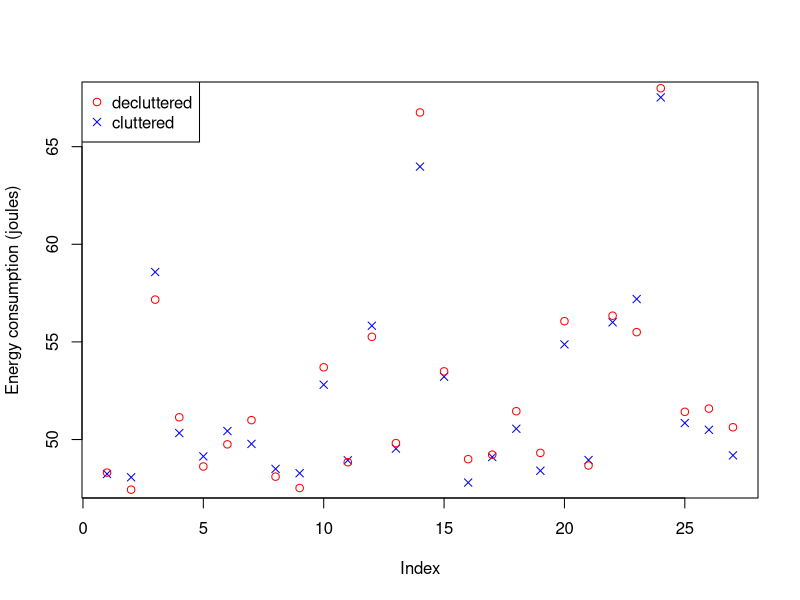
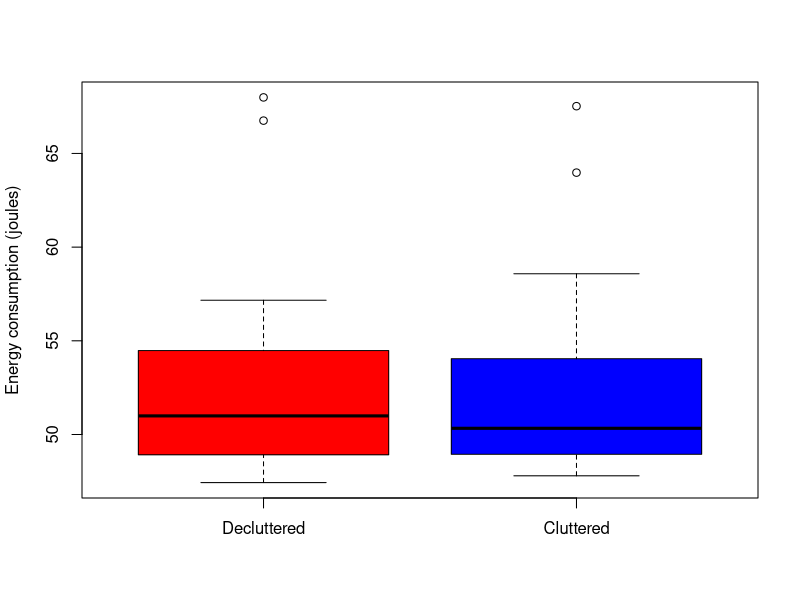
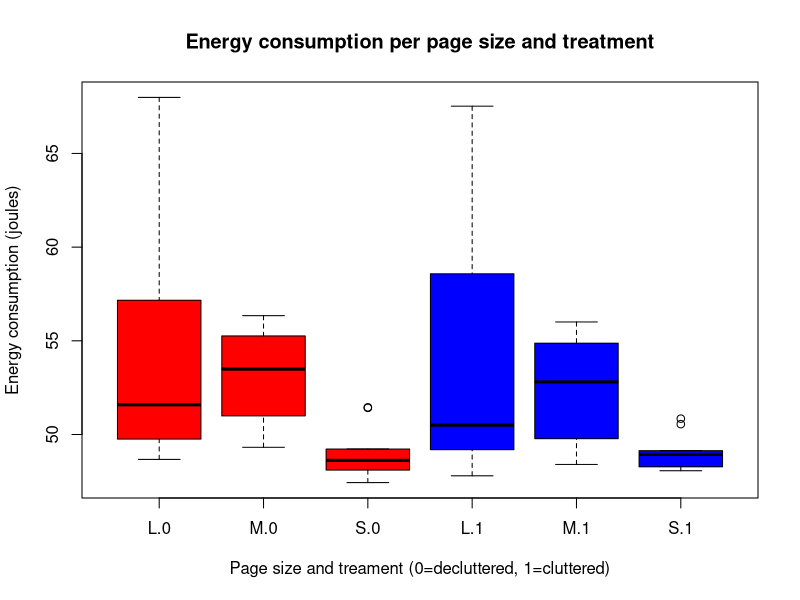
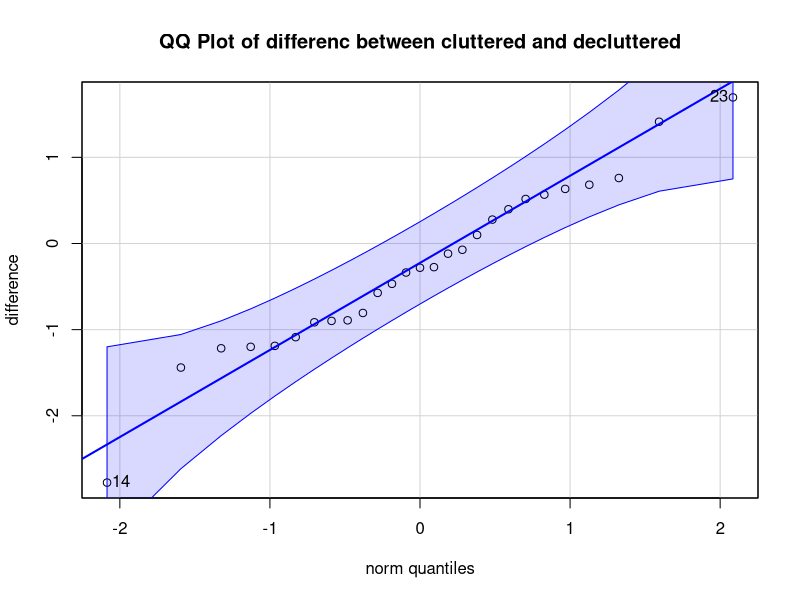

Here is the R script that generated these plots, in order:
cluttered = read.table("cluttered.csv", sep = ",", header = TRUE)
decluttered = read.table("decluttered.csv", sep = ",", header = TRUE)
combined = read.table("combined.csv", sep = ",", header = TRUE)
combined$cluttered = as.factor(combined$cluttered)

sink("summary.txt")
summary(cluttered$batterystats_Joule_calculated)
summary(decluttered$batterystats_Joule_calculated) 
sink()

#plotting
pdf("pl1.pdf", width = 9, height = 7)
plot(cluttered$batterystats_Joule_calculated,pch=4,col="blue",ylab = "Energy consumption (joules)");points(decluttered$batterystats_Joule_calculated, col="red");legend("topleft", c("decluttered","cluttered"),col=c("red","blue"),pch=c(1,4))
#frm this ew can already observe that the results are pretty close to each other
dev.off()
# create for cluttered and decluttered boxplots with joule used


pdf("pl2.pdf", width = 9, height = 7)
boxplot(decluttered$batterystats_Joule_calculated, cluttered$batterystats_Joule_calculated,
        names = c("Decluttered","Cluttered"),
        ylab = "Energy consumption (joules)",
        col = c("red","blue"))
dev.off()
#from this we can already see that the mean of cluttered is lower

# create for each page size a boxplot with joule used, maybe not that intersting if we have the next one
#plot(batterystats_Joule_calculated~size,data=combined)


#boxplot for each page size and treatment
pdf("pl3.pdf", width = 9, height = 7)
boxplot(batterystats_Joule_calculated~size*cluttered, data=combined,
        xlab = "Page size and treament (0=decluttered, 1=cluttered)",
        ylab = "Energy consumption (joules)", 
        main = "Energy consumption per page size and treatment",
        col = c("red","red","red","blue","blue","blue"))
dev.off()
# normal test
# shapiro.test(cluttered$batterystats_Joule_calculated) # it should be p > 0.05 thus not normal
# shapiro.test(decluttered$batterystats_Joule_calculated) # it should be p > 0.05 thus not normal



#simple two smaple t test
library(car)
difference = cluttered$batterystats_Joule_calculated - decluttered$batterystats_Joule_calculated
sink("normalitytest.txt")#describe that the data is paired and therefore we dont have to test whether the data is normal but that the difference has to be normal!!
shapiro.test(difference) #is normal
sink()
#however it is not robust for small sample so do a visual check too:
pdf("pl4.pdf", width = 9, height = 7)
qqPlot(difference, main = "QQ Plot of differenc between cluttered and decluttered") # from this we also find that it is approximately normal
dev.off()

sink("t-tests.txt")
t.test(cluttered$batterystats_Joule_calculated, decluttered$batterystats_Joule_calculated, paired = TRUE) 
#Without taking page size into account: the energy consumption of the decluttered pages are absolutely not smaller, p = 0.9362, its almost the significantly the opposite

#t test per size group, use different p  (not gonna matter tho),
t.test(cluttered$batterystats_Joule_calculated[cluttered$size=='S'], decluttered$batterystats_Joule_calculated[cluttered$size=='S'], paired = TRUE)
t.test(cluttered$batterystats_Joule_calculated[cluttered$size=='M'], decluttered$batterystats_Joule_calculated[cluttered$size=='M'], paired = TRUE)
t.test(cluttered$batterystats_Joule_calculated[cluttered$size=='L'], decluttered$batterystats_Joule_calculated[cluttered$size=='L'], paired = TRUE)

#two way anova with repeated measures
#res.aov2 <- aov(batterystats_Joule_calculated ~ cluttered + size, data = combined)
res.aov2 <- aov(batterystats_Joule_calculated ~ size + cluttered + Error(subject), data = combined)
summary(res.aov2)
# we dont find a significant difference in clutterd vs decluttered. But we do find it in size
sink()

